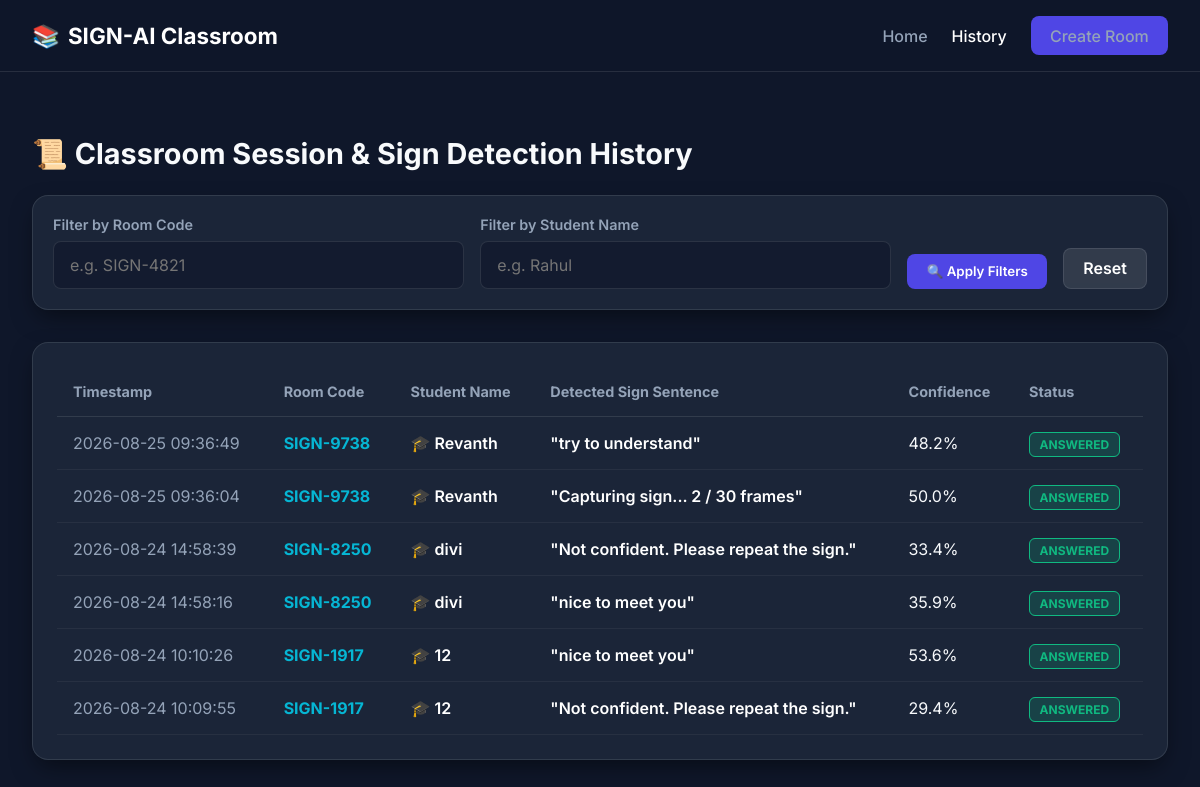
Before: /history with the older database file.
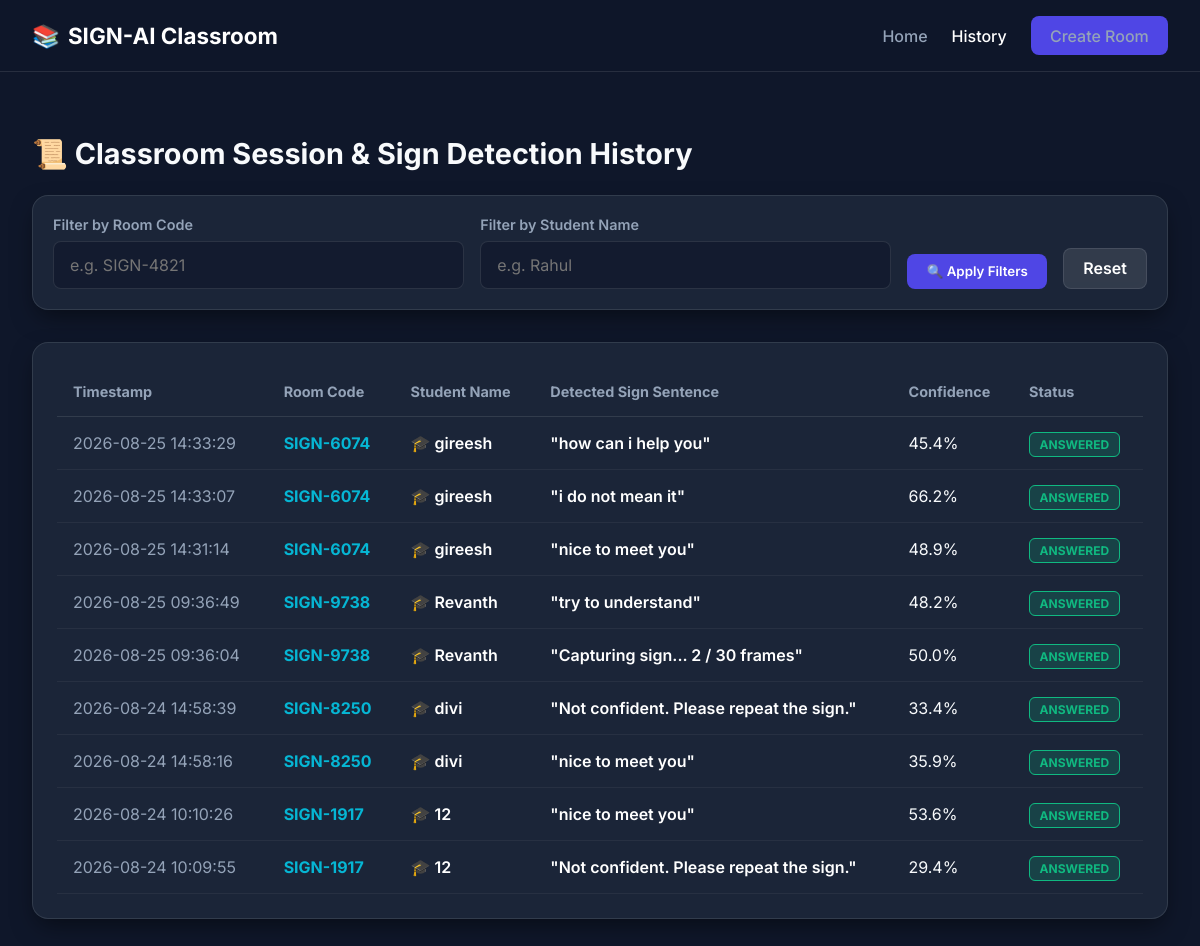
After: the same page with the newer database file.
### tables this page shows
CREATE TABLE student_responses (
                id INTEGER PRIMARY KEY AUTOINCREMENT,
                question_id TEXT NOT NULL,
                room_code TEXT NOT NULL,
                student_name TEXT NOT NULL,
                predicted_answer TEXT NOT NULL,
                confidence REAL NOT NULL,
                status TEXT DEFAULT 'ANSWERED',
                created_at TEXT NOT NULL,
                updated_at TEXT NOT NULL,
                FOREIGN KEY (question_id) REFERENCES questions (question_id),
                FOREIGN KEY (room_code) REFERENCES rooms (room_code)
            );

### app.py (the view)
@app.route('/history')
def history_page():
    room_code = request.args.get('room_code')
    student_name = request.args.get('student_name')
    logs = db.get_filtered_history(room_code=room_code, student_name=student_name)
    return render_template('history.html', logs=logs)

### app.py (called while the page is built)
@app.after_request
def add_header(response):
    response.headers['Cache-Control'] = 'no-cache, no-store, must-revalidate'
    response.headers['Pragma'] = 'no-cache'
    response.headers['Expires'] = '0'
    return response

### src/database.py (called while the page is built)
    def _get_connection(self):
        return sqlite3.connect(self.db_path)

### templates/history.html (shortened to what this page needs)
<!DOCTYPE html>
<html lang="en">
<head>
    <link rel="stylesheet" href="{{ url_for('static', filename='css/classroom.css') }}">
</head>
<body>
    <nav class="navbar">
        <div class="nav-brand">
            <span>📚</span>
            <a href="/" style="color: inherit; text-decoration: none;">SIGN-AI Classroom</a>
        </div>
        <div class="nav-links">
            <a href="/">Home</a>
            <a href="/history" class="active">History</a>
            <a href="/create-room" class="btn btn-primary">Create Room</a>
        </div>
    </nav>
    <div class="container" style="margin-top: 2rem;">
        <h2 style="font-size: 1.8rem; margin-bottom: 1.5rem;">📜 Classroom Session & Sign Detection History</h2>
        <div class="glass-card" style="margin-bottom: 2rem; padding: 1.25rem;">
            <form action="/history" method="GET" style="display: flex; gap: 1rem; align-items: flex-end; flex-wrap: wrap;">
                <div class="form-group" style="margin: 0; flex: 1; min-width: 200px;">
                    <label>Filter by Room Code</label>
                    <input type="text" name="room_code" class="form-control" placeholder="e.g. SIGN-4821" value="{{ request.args.get('room_code', '') }}">
                </div>
                <div class="form-group" style="margin: 0; flex: 1; min-width: 200px;">
                    <label>Filter by Student Name</label>
                    <input type="text" name="student_name" class="form-control" placeholder="e.g. Rahul" value="{{ request.args.get('student_name', '') }}">
                </div>
                <button type="submit" class="btn btn-primary">🔍 Apply Filters</button>
                <a href="/history" class="btn btn-secondary">Reset</a>
            </form>
        </div>
        <div class="glass-card">
            <table style="width: 100%; border-collapse: collapse; text-align: left;">
                <thead>
                    <tr style="border-bottom: 1px solid var(--border-color); color: var(--text-muted); font-size: 0.9rem;">
                        <th style="padding: 1rem;">Timestamp</th>
                        <th style="padding: 1rem;">Room Code</th>
                        <th style="padding: 1rem;">Student Name</th>
                        <th style="padding: 1rem;">Detected Sign Sentence</th>
                        <th style="padding: 1rem;">Confidence</th>
                        <th style="padding: 1rem;">Status</th>
                    </tr>
                </thead>
                <tbody>
                    {% for log in logs %}
                    <tr style="border-bottom: 1px solid rgba(255,255,255,0.05);">
                        <td style="padding: 1rem; color: var(--text-muted);">{{ log.timestamp }}</td>
                        <td style="padding: 1rem; font-weight: 700; color: var(--secondary-color);">{{ log.room_code }}</td>
                        <td style="padding: 1rem; font-weight: 600; color: #fff;">🎓 {{ log.student_name }}</td>
                        <td style="padding: 1rem; font-weight: 600; color: #fff;">"{{ log.detected_sentence }}"</td>
                        <td style="padding: 1rem;">{{ (log.confidence * 100)|round(1) }}%</td>
                        <td style="padding: 1rem;"><span class="badge badge-success">{{ log.status }}</span></td>
                    </tr>
                    {% else %}
                    <tr>
                        <td colspan="6" style="padding: 2rem; text-align: center; color: var(--text-muted);">No matching sign detection history logs found.</td>
                    </tr>
                    {% endfor %}
                </tbody>
            </table>
        </div>
    </div>
</body>
</html>

### static/css/classroom.css (style rules this page uses)
:root { --primary-color: #4f46e5; --primary-hover: #4338ca; --secondary-color: #06b6d4; --bg-dark: #0f172a; --card-bg: rgba(30, 41, 59, 0.85); --border-color: rgba(255, 255, 255, 0.1); --text-main: #f8fafc; --text-muted: #94a3b8; --accent-green: #10b981; --accent-red: #ef4444; --accent-amber: #f59e0b; }
* { box-sizing: border-box; margin: 0; padding: 0; font-family: 'Inter', system-ui, -apple-system, sans-serif; }
body { background-color: var(--bg-dark); color: var(--text-main); min-height: 100vh; display: flex; flex-direction: column; }
.navbar { background: rgba(15, 23, 42, 0.95); backdrop-filter: blur(12px); border-bottom: 1px solid var(--border-color); padding: 1rem 2rem; display: flex; justify-content: space-between; align-items: center; position: sticky; top: 0; z-index: 100; }
.nav-brand { font-size: 1.4rem; font-weight: 700; color: #fff; display: flex; align-items: center; gap: 0.5rem; }
.nav-links { display: flex; gap: 1.5rem; align-items: center; }
.nav-links a { color: var(--text-muted); text-decoration: none; font-weight: 500; transition: color 0.2s; }
.nav-links a:hover, .nav-links a.active { color: #fff; }
.btn { padding: 0.6rem 1.2rem; border-radius: 0.5rem; font-weight: 600; cursor: pointer; border: none; transition: all 0.2s; text-decoration: none; display: inline-flex; align-items: center; gap: 0.5rem; }
.btn-primary { background: var(--primary-color); color: #fff; }
.btn-secondary { background: rgba(255, 255, 255, 0.1); color: #fff; border: 1px solid var(--border-color); }
.container { max-width: 1400px; margin: 0 auto; padding: 2rem; width: 100%; flex: 1; }
.glass-card { background: var(--card-bg); backdrop-filter: blur(16px); border: 1px solid var(--border-color); border-radius: 1rem; padding: 1.5rem; box-shadow: 0 10px 25px -5px rgba(0, 0, 0, 0.5); }
.badge { padding: 0.25rem 0.6rem; border-radius: 0.375rem; font-size: 0.75rem; font-weight: 700; text-transform: uppercase; }
.badge-success { background: rgba(16, 185, 129, 0.2); color: var(--accent-green); border: 1px solid var(--accent-green); }
.form-group { margin-bottom: 1.25rem; }
.form-group label { display: block; font-size: 0.9rem; font-weight: 600; margin-bottom: 0.5rem; color: var(--text-muted); }
.form-control { width: 100%; padding: 0.8rem 1rem; border-radius: 0.5rem; background: rgba(15, 23, 42, 0.6); border: 1px solid var(--border-color); color: #fff; font-size: 1rem; }

Changed rows visible on the page:
added student_responses: timestamp "2026-08-25 14:33:29", room_code "SIGN-6074", student_name "gireesh", detected_sentence "how can i help you", (log.confidence*100)|round(1) "45.4", status "ANSWERED"
added student_responses: timestamp "2026-08-25 14:33:07", room_code "SIGN-6074", student_name "gireesh", detected_sentence "i do not mean it", (log.confidence*100)|round(1) "66.2", status "ANSWERED"
added student_responses: timestamp "2026-08-25 14:31:14", room_code "SIGN-6074", student_name "gireesh", detected_sentence "nice to meet you", (log.confidence*100)|round(1) "48.9", status "ANSWERED"
